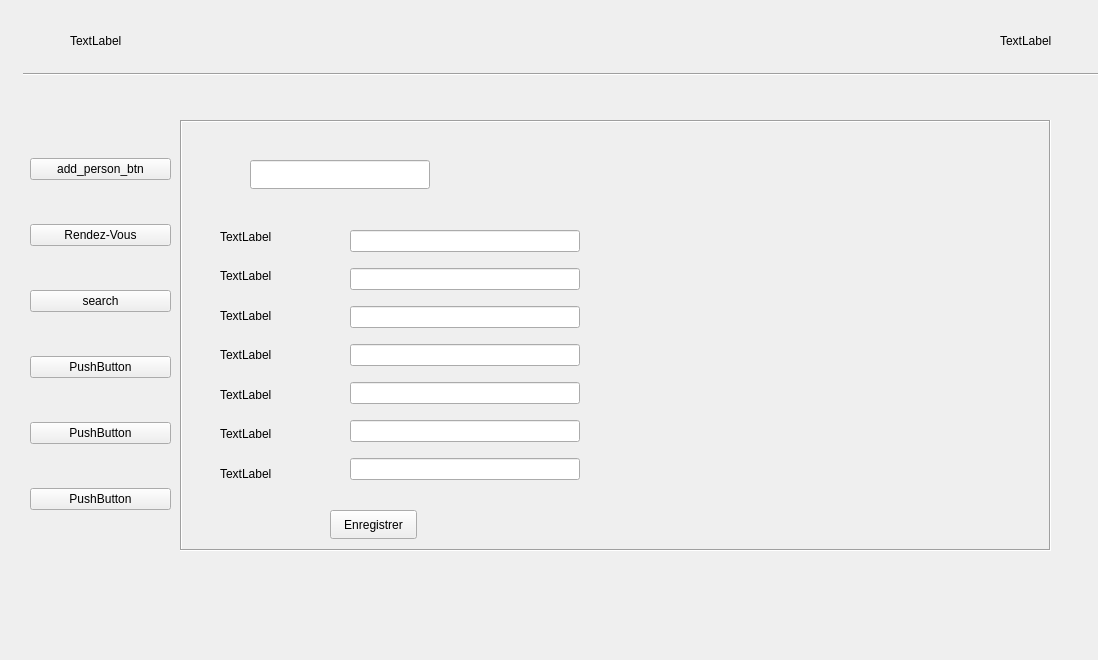
<?xml version="1.0" encoding="UTF-8"?>
<ui version="4.0">
 <class>Form</class>
 <widget class="QWidget" name="Form">
  <property name="geometry">
   <rect>
    <x>0</x>
    <y>0</y>
    <width>1098</width>
    <height>660</height>
   </rect>
  </property>
  <property name="windowTitle">
   <string>Form</string>
  </property>
  <widget class="Line" name="line">
   <property name="geometry">
    <rect>
     <x>23</x>
     <y>66</y>
     <width>1091</width>
     <height>16</height>
    </rect>
   </property>
   <property name="orientation">
    <enum>Qt::Horizontal</enum>
   </property>
  </widget>
  <widget class="QWidget" name="verticalLayoutWidget">
   <property name="geometry">
    <rect>
     <x>30</x>
     <y>120</y>
     <width>141</width>
     <height>431</height>
    </rect>
   </property>
   <layout class="QVBoxLayout" name="verticalLayout">
    <item>
     <widget class="QPushButton" name="add_person_btn">
      <property name="maximumSize">
       <size>
        <width>16777215</width>
        <height>16777215</height>
       </size>
      </property>
      <property name="text">
       <string>add_person_btn</string>
      </property>
     </widget>
    </item>
    <item>
     <widget class="QPushButton" name="RDV_btn">
      <property name="text">
       <string>Rendez-Vous</string>
      </property>
     </widget>
    </item>
    <item>
     <widget class="QPushButton" name="search_btn">
      <property name="text">
       <string>search</string>
      </property>
     </widget>
    </item>
    <item>
     <widget class="QPushButton" name="pushButton_4">
      <property name="text">
       <string>PushButton</string>
      </property>
     </widget>
    </item>
    <item>
     <widget class="QPushButton" name="pushButton_3">
      <property name="text">
       <string>PushButton</string>
      </property>
     </widget>
    </item>
    <item>
     <widget class="QPushButton" name="pushButton">
      <property name="text">
       <string>PushButton</string>
      </property>
     </widget>
    </item>
   </layout>
  </widget>
  <widget class="QLabel" name="home_icon">
   <property name="geometry">
    <rect>
     <x>70</x>
     <y>20</y>
     <width>54</width>
     <height>41</height>
    </rect>
   </property>
   <property name="text">
    <string>TextLabel</string>
   </property>
  </widget>
  <widget class="QLabel" name="label_2">
   <property name="geometry">
    <rect>
     <x>1000</x>
     <y>20</y>
     <width>54</width>
     <height>41</height>
    </rect>
   </property>
   <property name="text">
    <string>TextLabel</string>
   </property>
  </widget>
  <widget class="QFrame" name="home_frame">
   <property name="geometry">
    <rect>
     <x>180</x>
     <y>120</y>
     <width>1</width>
     <height>1</height>
    </rect>
   </property>
   <property name="frameShape">
    <enum>QFrame::StyledPanel</enum>
   </property>
   <property name="frameShadow">
    <enum>QFrame::Raised</enum>
   </property>
   <widget class="QPushButton" name="pushButton_7">
    <property name="geometry">
     <rect>
      <x>220</x>
      <y>150</y>
      <width>87</width>
      <height>29</height>
     </rect>
    </property>
    <property name="text">
     <string>PushButton</string>
    </property>
   </widget>
   <widget class="QPushButton" name="pushButton_8">
    <property name="geometry">
     <rect>
      <x>400</x>
      <y>150</y>
      <width>87</width>
      <height>29</height>
     </rect>
    </property>
    <property name="text">
     <string>PushButton</string>
    </property>
   </widget>
  </widget>
  <widget class="QFrame" name="add_person_frame">
   <property name="geometry">
    <rect>
     <x>180</x>
     <y>120</y>
     <width>1</width>
     <height>1</height>
    </rect>
   </property>
   <property name="styleSheet">
    <string notr="true"/>
   </property>
   <property name="frameShape">
    <enum>QFrame::Box</enum>
   </property>
   <property name="frameShadow">
    <enum>QFrame::Sunken</enum>
   </property>
   <widget class="QLabel" name="label">
    <property name="geometry">
     <rect>
      <x>50</x>
      <y>73</y>
      <width>54</width>
      <height>17</height>
     </rect>
    </property>
    <property name="text">
     <string>Nom</string>
    </property>
    <property name="alignment">
     <set>Qt::AlignCenter</set>
    </property>
   </widget>
   <widget class="QLineEdit" name="F_name">
    <property name="geometry">
     <rect>
      <x>140</x>
      <y>65</y>
      <width>220</width>
      <height>33</height>
     </rect>
    </property>
   </widget>
   <widget class="QLabel" name="label_3">
    <property name="geometry">
     <rect>
      <x>50</x>
      <y>120</y>
      <width>54</width>
      <height>17</height>
     </rect>
    </property>
    <property name="text">
     <string>Prenom</string>
    </property>
    <property name="alignment">
     <set>Qt::AlignCenter</set>
    </property>
   </widget>
   <widget class="QLineEdit" name="L_name">
    <property name="geometry">
     <rect>
      <x>140</x>
      <y>112</y>
      <width>220</width>
      <height>33</height>
     </rect>
    </property>
   </widget>
   <widget class="QLineEdit" name="cne">
    <property name="geometry">
     <rect>
      <x>141</x>
      <y>160</y>
      <width>220</width>
      <height>33</height>
     </rect>
    </property>
   </widget>
   <widget class="QLabel" name="label_4">
    <property name="geometry">
     <rect>
      <x>50</x>
      <y>168</y>
      <width>54</width>
      <height>17</height>
     </rect>
    </property>
    <property name="text">
     <string>C.I.N</string>
    </property>
    <property name="alignment">
     <set>Qt::AlignCenter</set>
    </property>
   </widget>
   <widget class="QLabel" name="label_5">
    <property name="geometry">
     <rect>
      <x>50</x>
      <y>210</y>
      <width>54</width>
      <height>17</height>
     </rect>
    </property>
    <property name="text">
     <string>Sexe</string>
    </property>
    <property name="alignment">
     <set>Qt::AlignCenter</set>
    </property>
   </widget>
   <widget class="QRadioButton" name="femme">
    <property name="geometry">
     <rect>
      <x>154</x>
      <y>210</y>
      <width>100</width>
      <height>22</height>
     </rect>
    </property>
    <property name="text">
     <string>Femme</string>
    </property>
   </widget>
   <widget class="QRadioButton" name="homme">
    <property name="geometry">
     <rect>
      <x>274</x>
      <y>210</y>
      <width>100</width>
      <height>22</height>
     </rect>
    </property>
    <property name="text">
     <string>Homme</string>
    </property>
   </widget>
   <widget class="QLabel" name="label_6">
    <property name="geometry">
     <rect>
      <x>40</x>
      <y>250</y>
      <width>70</width>
      <height>17</height>
     </rect>
    </property>
    <property name="text">
     <string>Naissance</string>
    </property>
    <property name="alignment">
     <set>Qt::AlignCenter</set>
    </property>
   </widget>
   <widget class="QDateEdit" name="birth_date">
    <property name="geometry">
     <rect>
      <x>145</x>
      <y>240</y>
      <width>170</width>
      <height>27</height>
     </rect>
    </property>
    <property name="wrapping">
     <bool>true</bool>
    </property>
    <property name="buttonSymbols">
     <enum>QAbstractSpinBox::UpDownArrows</enum>
    </property>
    <property name="accelerated">
     <bool>false</bool>
    </property>
    <property name="displayFormat">
     <string>dd-MM-yyyy</string>
    </property>
    <property name="calendarPopup">
     <bool>true</bool>
    </property>
   </widget>
   <widget class="QLabel" name="age_counter">
    <property name="geometry">
     <rect>
      <x>325</x>
      <y>242</y>
      <width>31</width>
      <height>23</height>
     </rect>
    </property>
    <property name="text">
     <string>00</string>
    </property>
    <property name="alignment">
     <set>Qt::AlignCenter</set>
    </property>
   </widget>
   <widget class="QLabel" name="label_8">
    <property name="geometry">
     <rect>
      <x>10</x>
      <y>290</y>
      <width>110</width>
      <height>17</height>
     </rect>
    </property>
    <property name="text">
     <string>Situation Familial</string>
    </property>
    <property name="alignment">
     <set>Qt::AlignCenter</set>
    </property>
   </widget>
   <widget class="QComboBox" name="familly_state">
    <property name="geometry">
     <rect>
      <x>142</x>
      <y>285</y>
      <width>220</width>
      <height>25</height>
     </rect>
    </property>
    <item>
     <property name="text">
      <string>Celibataire</string>
     </property>
    </item>
    <item>
     <property name="text">
      <string>Marie</string>
     </property>
    </item>
    <item>
     <property name="text">
      <string>Divorce</string>
     </property>
    </item>
    <item>
     <property name="text">
      <string>Separe</string>
     </property>
    </item>
    <item>
     <property name="text">
      <string>veuf</string>
     </property>
    </item>
   </widget>
   <widget class="QLabel" name="label_9">
    <property name="geometry">
     <rect>
      <x>16</x>
      <y>341</y>
      <width>110</width>
      <height>17</height>
     </rect>
    </property>
    <property name="text">
     <string>Nomber d'enfant</string>
    </property>
    <property name="alignment">
     <set>Qt::AlignCenter</set>
    </property>
   </widget>
   <widget class="QLineEdit" name="children_num">
    <property name="geometry">
     <rect>
      <x>146</x>
      <y>330</y>
      <width>210</width>
      <height>33</height>
     </rect>
    </property>
   </widget>
   <widget class="QLabel" name="label_10">
    <property name="geometry">
     <rect>
      <x>480</x>
      <y>70</y>
      <width>110</width>
      <height>17</height>
     </rect>
    </property>
    <property name="text">
     <string>Adresse</string>
    </property>
    <property name="alignment">
     <set>Qt::AlignCenter</set>
    </property>
   </widget>
   <widget class="QLineEdit" name="address">
    <property name="geometry">
     <rect>
      <x>611</x>
      <y>56</y>
      <width>210</width>
      <height>33</height>
     </rect>
    </property>
   </widget>
   <widget class="QLabel" name="label_11">
    <property name="geometry">
     <rect>
      <x>480</x>
      <y>110</y>
      <width>110</width>
      <height>17</height>
     </rect>
    </property>
    <property name="text">
     <string>TEL</string>
    </property>
    <property name="alignment">
     <set>Qt::AlignCenter</set>
    </property>
   </widget>
   <widget class="QLineEdit" name="tel">
    <property name="geometry">
     <rect>
      <x>610</x>
      <y>101</y>
      <width>210</width>
      <height>33</height>
     </rect>
    </property>
   </widget>
   <widget class="QLabel" name="label_12">
    <property name="geometry">
     <rect>
      <x>470</x>
      <y>150</y>
      <width>120</width>
      <height>17</height>
     </rect>
    </property>
    <property name="text">
     <string>Type d'assurance</string>
    </property>
    <property name="alignment">
     <set>Qt::AlignCenter</set>
    </property>
   </widget>
   <widget class="QComboBox" name="assurance_type">
    <property name="geometry">
     <rect>
      <x>610</x>
      <y>150</y>
      <width>213</width>
      <height>27</height>
     </rect>
    </property>
    <item>
     <property name="text">
      <string>Rien</string>
     </property>
    </item>
   </widget>
   <widget class="QTextEdit" name="note">
    <property name="geometry">
     <rect>
      <x>600</x>
      <y>210</y>
      <width>240</width>
      <height>111</height>
     </rect>
    </property>
   </widget>
   <widget class="QLabel" name="label_13">
    <property name="geometry">
     <rect>
      <x>460</x>
      <y>250</y>
      <width>120</width>
      <height>17</height>
     </rect>
    </property>
    <property name="text">
     <string>Remarque</string>
    </property>
    <property name="alignment">
     <set>Qt::AlignCenter</set>
    </property>
   </widget>
   <widget class="QPushButton" name="add_person_save_btn">
    <property name="geometry">
     <rect>
      <x>630</x>
      <y>370</y>
      <width>87</width>
      <height>29</height>
     </rect>
    </property>
    <property name="text">
     <string>Enregistrer</string>
    </property>
   </widget>
   <widget class="QPushButton" name="pushButton_9">
    <property name="geometry">
     <rect>
      <x>740</x>
      <y>370</y>
      <width>87</width>
      <height>29</height>
     </rect>
    </property>
    <property name="text">
     <string>annuler</string>
    </property>
   </widget>
  </widget>
  <widget class="QFrame" name="RDV_frame">
   <property name="geometry">
    <rect>
     <x>180</x>
     <y>120</y>
     <width>1</width>
     <height>1</height>
    </rect>
   </property>
   <property name="styleSheet">
    <string notr="true"/>
   </property>
   <property name="frameShape">
    <enum>QFrame::Box</enum>
   </property>
   <property name="frameShadow">
    <enum>QFrame::Sunken</enum>
   </property>
   <widget class="QWidget" name="horizontalLayoutWidget">
    <property name="geometry">
     <rect>
      <x>50</x>
      <y>3</y>
      <width>771</width>
      <height>71</height>
     </rect>
    </property>
    <layout class="QHBoxLayout" name="horizontalLayout">
     <item>
      <widget class="QPushButton" name="today_RDV_btn">
       <property name="text">
        <string>Aujourd'hui</string>
       </property>
      </widget>
     </item>
     <item>
      <widget class="QPushButton" name="time_out_RDV_btn">
       <property name="text">
        <string>Il est tard</string>
       </property>
      </widget>
     </item>
     <item>
      <widget class="QPushButton" name="new_RDV_btn">
       <property name="text">
        <string>ajouter RDV</string>
       </property>
      </widget>
     </item>
    </layout>
   </widget>
   <widget class="QFrame" name="today_RDV_frame">
    <property name="geometry">
     <rect>
      <x>30</x>
      <y>110</y>
      <width>821</width>
      <height>311</height>
     </rect>
    </property>
    <property name="frameShape">
     <enum>QFrame::StyledPanel</enum>
    </property>
    <property name="frameShadow">
     <enum>QFrame::Raised</enum>
    </property>
    <layout class="QHBoxLayout" name="horizontalLayout_2">
     <item>
      <widget class="QTableWidget" name="tableWidget">
       <column>
        <property name="text">
         <string>Nom</string>
        </property>
       </column>
       <column>
        <property name="text">
         <string>Prenom</string>
        </property>
       </column>
       <column>
        <property name="text">
         <string>C.N.I</string>
        </property>
       </column>
       <column>
        <property name="text">
         <string>Dernière visite</string>
        </property>
       </column>
       <column>
        <property name="text">
         <string>Note</string>
        </property>
       </column>
      </widget>
     </item>
     <item>
      <layout class="QVBoxLayout" name="verticalLayout_2"/>
     </item>
    </layout>
   </widget>
   <widget class="QLabel" name="today_RDV_counter">
    <property name="geometry">
     <rect>
      <x>150</x>
      <y>70</y>
      <width>54</width>
      <height>17</height>
     </rect>
    </property>
    <property name="text">
     <string>TextLabel</string>
    </property>
   </widget>
   <widget class="QLabel" name="time_out_counter">
    <property name="geometry">
     <rect>
      <x>400</x>
      <y>68</y>
      <width>54</width>
      <height>17</height>
     </rect>
    </property>
    <property name="text">
     <string>TextLabel</string>
    </property>
   </widget>
   <widget class="QLabel" name="total_RDV_counter">
    <property name="geometry">
     <rect>
      <x>670</x>
      <y>69</y>
      <width>54</width>
      <height>17</height>
     </rect>
    </property>
    <property name="text">
     <string>TextLabel</string>
    </property>
   </widget>
   <widget class="QFrame" name="time_out_RDV_frame">
    <property name="geometry">
     <rect>
      <x>30</x>
      <y>110</y>
      <width>1</width>
      <height>1</height>
     </rect>
    </property>
    <property name="frameShape">
     <enum>QFrame::StyledPanel</enum>
    </property>
    <property name="frameShadow">
     <enum>QFrame::Raised</enum>
    </property>
    <layout class="QHBoxLayout" name="horizontalLayout_4">
     <item>
      <widget class="QTableWidget" name="tableWidget_3">
       <column>
        <property name="text">
         <string>Nom</string>
        </property>
       </column>
       <column>
        <property name="text">
         <string>Prenom</string>
        </property>
       </column>
       <column>
        <property name="text">
         <string>C.N.I</string>
        </property>
       </column>
       <column>
        <property name="text">
         <string>Dernière visite</string>
        </property>
       </column>
       <column>
        <property name="text">
         <string>Date de RDV</string>
        </property>
       </column>
       <column>
        <property name="text">
         <string>Note</string>
        </property>
       </column>
      </widget>
     </item>
     <item>
      <layout class="QVBoxLayout" name="verticalLayout_4"/>
     </item>
    </layout>
   </widget>
   <widget class="QFrame" name="new_RDV_frame">
    <property name="geometry">
     <rect>
      <x>30</x>
      <y>110</y>
      <width>1</width>
      <height>1</height>
     </rect>
    </property>
    <property name="frameShape">
     <enum>QFrame::StyledPanel</enum>
    </property>
    <property name="frameShadow">
     <enum>QFrame::Raised</enum>
    </property>
    <widget class="QLineEdit" name="lineEdit">
     <property name="geometry">
      <rect>
       <x>30</x>
       <y>20</y>
       <width>280</width>
       <height>29</height>
      </rect>
     </property>
    </widget>
    <widget class="QWidget" name="verticalLayoutWidget_3">
     <property name="geometry">
      <rect>
       <x>33</x>
       <y>64</y>
       <width>107</width>
       <height>211</height>
      </rect>
     </property>
     <layout class="QVBoxLayout" name="verticalLayout_5">
      <item>
       <widget class="QLabel" name="label_21">
        <property name="text">
         <string>Nom :</string>
        </property>
       </widget>
      </item>
      <item>
       <widget class="QLabel" name="label_23">
        <property name="text">
         <string>Prenom :</string>
        </property>
       </widget>
      </item>
      <item>
       <widget class="QLabel" name="label_22">
        <property name="text">
         <string>TEL</string>
        </property>
       </widget>
      </item>
      <item>
       <widget class="QLabel" name="label_20">
        <property name="text">
         <string>Adresse :</string>
        </property>
       </widget>
      </item>
      <item>
       <widget class="QLabel" name="label_24">
        <property name="text">
         <string>Type D'assurance :</string>
        </property>
       </widget>
      </item>
      <item>
       <widget class="QLabel" name="label_19">
        <property name="text">
         <string>La Derniere visite :</string>
        </property>
       </widget>
      </item>
     </layout>
    </widget>
    <widget class="QWidget" name="verticalLayoutWidget_4">
     <property name="geometry">
      <rect>
       <x>150</x>
       <y>65</y>
       <width>280</width>
       <height>213</height>
      </rect>
     </property>
     <layout class="QVBoxLayout" name="verticalLayout_6">
      <item>
       <widget class="QLineEdit" name="lineEdit_4">
        <property name="echoMode">
         <enum>QLineEdit::Normal</enum>
        </property>
        <property name="dragEnabled">
         <bool>true</bool>
        </property>
        <property name="readOnly">
         <bool>true</bool>
        </property>
        <property name="clearButtonEnabled">
         <bool>false</bool>
        </property>
       </widget>
      </item>
      <item>
       <widget class="QLineEdit" name="lineEdit_7">
        <property name="echoMode">
         <enum>QLineEdit::Normal</enum>
        </property>
        <property name="dragEnabled">
         <bool>true</bool>
        </property>
        <property name="readOnly">
         <bool>true</bool>
        </property>
        <property name="clearButtonEnabled">
         <bool>false</bool>
        </property>
       </widget>
      </item>
      <item>
       <widget class="QLineEdit" name="lineEdit_6">
        <property name="echoMode">
         <enum>QLineEdit::Normal</enum>
        </property>
        <property name="dragEnabled">
         <bool>true</bool>
        </property>
        <property name="readOnly">
         <bool>true</bool>
        </property>
        <property name="clearButtonEnabled">
         <bool>false</bool>
        </property>
       </widget>
      </item>
      <item>
       <widget class="QLineEdit" name="lineEdit_2">
        <property name="echoMode">
         <enum>QLineEdit::Normal</enum>
        </property>
        <property name="dragEnabled">
         <bool>true</bool>
        </property>
        <property name="readOnly">
         <bool>true</bool>
        </property>
        <property name="clearButtonEnabled">
         <bool>false</bool>
        </property>
       </widget>
      </item>
      <item>
       <widget class="QLineEdit" name="lineEdit_5">
        <property name="echoMode">
         <enum>QLineEdit::Normal</enum>
        </property>
        <property name="dragEnabled">
         <bool>true</bool>
        </property>
        <property name="readOnly">
         <bool>true</bool>
        </property>
        <property name="clearButtonEnabled">
         <bool>false</bool>
        </property>
       </widget>
      </item>
      <item>
       <widget class="QLineEdit" name="lineEdit_3">
        <property name="echoMode">
         <enum>QLineEdit::Normal</enum>
        </property>
        <property name="dragEnabled">
         <bool>true</bool>
        </property>
        <property name="readOnly">
         <bool>true</bool>
        </property>
        <property name="clearButtonEnabled">
         <bool>false</bool>
        </property>
       </widget>
      </item>
     </layout>
    </widget>
    <widget class="QLabel" name="label_7">
     <property name="geometry">
      <rect>
       <x>480</x>
       <y>37</y>
       <width>171</width>
       <height>20</height>
      </rect>
     </property>
     <property name="text">
      <string>La Date De Rendez-vous</string>
     </property>
    </widget>
    <widget class="QLineEdit" name="lineEdit_8">
     <property name="geometry">
      <rect>
       <x>510</x>
       <y>100</y>
       <width>278</width>
       <height>29</height>
      </rect>
     </property>
    </widget>
    <widget class="QDateEdit" name="dateEdit">
     <property name="geometry">
      <rect>
       <x>510</x>
       <y>60</y>
       <width>278</width>
       <height>27</height>
      </rect>
     </property>
     <property name="alignment">
      <set>Qt::AlignCenter</set>
     </property>
     <property name="displayFormat">
      <string>dd-MM-yyyy</string>
     </property>
     <property name="calendarPopup">
      <bool>true</bool>
     </property>
    </widget>
    <widget class="QTextEdit" name="textEdit">
     <property name="geometry">
      <rect>
       <x>510</x>
       <y>140</y>
       <width>280</width>
       <height>75</height>
      </rect>
     </property>
    </widget>
    <widget class="QPushButton" name="pushButton_2">
     <property name="geometry">
      <rect>
       <x>700</x>
       <y>250</y>
       <width>87</width>
       <height>29</height>
      </rect>
     </property>
     <property name="text">
      <string>Annuler</string>
     </property>
    </widget>
    <widget class="QPushButton" name="pushButton_10">
     <property name="geometry">
      <rect>
       <x>590</x>
       <y>250</y>
       <width>87</width>
       <height>29</height>
      </rect>
     </property>
     <property name="text">
      <string>Enregistrer</string>
     </property>
    </widget>
   </widget>
  </widget>
  <widget class="QFrame" name="search_frame">
   <property name="geometry">
    <rect>
     <x>180</x>
     <y>120</y>
     <width>871</width>
     <height>431</height>
    </rect>
   </property>
   <property name="styleSheet">
    <string notr="true"/>
   </property>
   <property name="frameShape">
    <enum>QFrame::Box</enum>
   </property>
   <property name="frameShadow">
    <enum>QFrame::Sunken</enum>
   </property>
   <widget class="QPushButton" name="pushButton_5">
    <property name="geometry">
     <rect>
      <x>150</x>
      <y>390</y>
      <width>87</width>
      <height>29</height>
     </rect>
    </property>
    <property name="text">
     <string>Enregistrer</string>
    </property>
   </widget>
   <widget class="QLineEdit" name="lineEdit_9">
    <property name="geometry">
     <rect>
      <x>70</x>
      <y>40</y>
      <width>180</width>
      <height>29</height>
     </rect>
    </property>
   </widget>
   <widget class="QWidget" name="verticalLayoutWidget_5">
    <property name="geometry">
     <rect>
      <x>40</x>
      <y>100</y>
      <width>121</width>
      <height>270</height>
     </rect>
    </property>
    <layout class="QVBoxLayout" name="verticalLayout_7">
     <item>
      <widget class="QLabel" name="label_15">
       <property name="text">
        <string>TextLabel</string>
       </property>
      </widget>
     </item>
     <item>
      <widget class="QLabel" name="label_18">
       <property name="text">
        <string>TextLabel</string>
       </property>
      </widget>
     </item>
     <item>
      <widget class="QLabel" name="label_26">
       <property name="text">
        <string>TextLabel</string>
       </property>
      </widget>
     </item>
     <item>
      <widget class="QLabel" name="label_25">
       <property name="text">
        <string>TextLabel</string>
       </property>
      </widget>
     </item>
     <item>
      <widget class="QLabel" name="label_17">
       <property name="text">
        <string>TextLabel</string>
       </property>
      </widget>
     </item>
     <item>
      <widget class="QLabel" name="label_16">
       <property name="text">
        <string>TextLabel</string>
       </property>
      </widget>
     </item>
     <item>
      <widget class="QLabel" name="label_14">
       <property name="text">
        <string>TextLabel</string>
       </property>
      </widget>
     </item>
    </layout>
   </widget>
   <widget class="QWidget" name="verticalLayoutWidget_6">
    <property name="geometry">
     <rect>
      <x>170</x>
      <y>100</y>
      <width>230</width>
      <height>270</height>
     </rect>
    </property>
    <layout class="QVBoxLayout" name="verticalLayout_8">
     <item>
      <widget class="QLineEdit" name="lineEdit_11"/>
     </item>
     <item>
      <widget class="QLineEdit" name="lineEdit_14"/>
     </item>
     <item>
      <widget class="QLineEdit" name="lineEdit_15"/>
     </item>
     <item>
      <widget class="QLineEdit" name="lineEdit_17"/>
     </item>
     <item>
      <widget class="QLineEdit" name="lineEdit_16"/>
     </item>
     <item>
      <widget class="QLineEdit" name="lineEdit_13"/>
     </item>
     <item>
      <widget class="QLineEdit" name="lineEdit_12"/>
     </item>
    </layout>
   </widget>
  </widget>
 </widget>
 <resources/>
 <connections>
  <connection>
   <sender>pushButton_9</sender>
   <signal>clicked()</signal>
   <receiver>F_name</receiver>
   <slot>clear()</slot>
   <hints>
    <hint type="sourcelabel">
     <x>955</x>
     <y>501</y>
    </hint>
    <hint type="destinationlabel">
     <x>429</x>
     <y>210</y>
    </hint>
   </hints>
  </connection>
  <connection>
   <sender>pushButton_9</sender>
   <signal>clicked()</signal>
   <receiver>L_name</receiver>
   <slot>clear()</slot>
   <hints>
    <hint type="sourcelabel">
     <x>971</x>
     <y>505</y>
    </hint>
    <hint type="destinationlabel">
     <x>516</x>
     <y>251</y>
    </hint>
   </hints>
  </connection>
  <connection>
   <sender>pushButton_9</sender>
   <signal>clicked()</signal>
   <receiver>cne</receiver>
   <slot>clear()</slot>
   <hints>
    <hint type="sourcelabel">
     <x>976</x>
     <y>495</y>
    </hint>
    <hint type="destinationlabel">
     <x>534</x>
     <y>305</y>
    </hint>
   </hints>
  </connection>
  <connection>
   <sender>pushButton_9</sender>
   <signal>clicked()</signal>
   <receiver>children_num</receiver>
   <slot>clear()</slot>
   <hints>
    <hint type="sourcelabel">
     <x>975</x>
     <y>508</y>
    </hint>
    <hint type="destinationlabel">
     <x>517</x>
     <y>472</y>
    </hint>
   </hints>
  </connection>
  <connection>
   <sender>pushButton_9</sender>
   <signal>clicked()</signal>
   <receiver>address</receiver>
   <slot>clear()</slot>
   <hints>
    <hint type="sourcelabel">
     <x>946</x>
     <y>495</y>
    </hint>
    <hint type="destinationlabel">
     <x>898</x>
     <y>206</y>
    </hint>
   </hints>
  </connection>
  <connection>
   <sender>pushButton_9</sender>
   <signal>clicked()</signal>
   <receiver>tel</receiver>
   <slot>clear()</slot>
   <hints>
    <hint type="sourcelabel">
     <x>996</x>
     <y>491</y>
    </hint>
    <hint type="destinationlabel">
     <x>964</x>
     <y>242</y>
    </hint>
   </hints>
  </connection>
  <connection>
   <sender>pushButton_9</sender>
   <signal>clicked()</signal>
   <receiver>note</receiver>
   <slot>clear()</slot>
   <hints>
    <hint type="sourcelabel">
     <x>999</x>
     <y>494</y>
    </hint>
    <hint type="destinationlabel">
     <x>958</x>
     <y>398</y>
    </hint>
   </hints>
  </connection>
  <connection>
   <sender>pushButton_2</sender>
   <signal>clicked()</signal>
   <receiver>lineEdit_4</receiver>
   <slot>clear()</slot>
   <hints>
    <hint type="sourcelabel">
     <x>916</x>
     <y>485</y>
    </hint>
    <hint type="destinationlabel">
     <x>577</x>
     <y>315</y>
    </hint>
   </hints>
  </connection>
  <connection>
   <sender>pushButton_2</sender>
   <signal>clicked()</signal>
   <receiver>lineEdit_7</receiver>
   <slot>clear()</slot>
   <hints>
    <hint type="sourcelabel">
     <x>927</x>
     <y>483</y>
    </hint>
    <hint type="destinationlabel">
     <x>540</x>
     <y>346</y>
    </hint>
   </hints>
  </connection>
  <connection>
   <sender>pushButton_2</sender>
   <signal>clicked()</signal>
   <receiver>lineEdit_6</receiver>
   <slot>clear()</slot>
   <hints>
    <hint type="sourcelabel">
     <x>941</x>
     <y>484</y>
    </hint>
    <hint type="destinationlabel">
     <x>499</x>
     <y>377</y>
    </hint>
   </hints>
  </connection>
  <connection>
   <sender>pushButton_2</sender>
   <signal>clicked()</signal>
   <receiver>lineEdit_2</receiver>
   <slot>clear()</slot>
   <hints>
    <hint type="sourcelabel">
     <x>981</x>
     <y>483</y>
    </hint>
    <hint type="destinationlabel">
     <x>607</x>
     <y>414</y>
    </hint>
   </hints>
  </connection>
  <connection>
   <sender>pushButton_2</sender>
   <signal>clicked()</signal>
   <receiver>lineEdit_5</receiver>
   <slot>clear()</slot>
   <hints>
    <hint type="sourcelabel">
     <x>993</x>
     <y>484</y>
    </hint>
    <hint type="destinationlabel">
     <x>557</x>
     <y>456</y>
    </hint>
   </hints>
  </connection>
  <connection>
   <sender>pushButton_2</sender>
   <signal>clicked()</signal>
   <receiver>lineEdit_3</receiver>
   <slot>clear()</slot>
   <hints>
    <hint type="sourcelabel">
     <x>957</x>
     <y>481</y>
    </hint>
    <hint type="destinationlabel">
     <x>523</x>
     <y>489</y>
    </hint>
   </hints>
  </connection>
  <connection>
   <sender>pushButton_2</sender>
   <signal>clicked()</signal>
   <receiver>lineEdit_8</receiver>
   <slot>clear()</slot>
   <hints>
    <hint type="sourcelabel">
     <x>965</x>
     <y>482</y>
    </hint>
    <hint type="destinationlabel">
     <x>934</x>
     <y>357</y>
    </hint>
   </hints>
  </connection>
  <connection>
   <sender>pushButton_2</sender>
   <signal>clicked()</signal>
   <receiver>textEdit</receiver>
   <slot>clear()</slot>
   <hints>
    <hint type="sourcelabel">
     <x>969</x>
     <y>484</y>
    </hint>
    <hint type="destinationlabel">
     <x>891</x>
     <y>428</y>
    </hint>
   </hints>
  </connection>
  <connection>
   <sender>pushButton_2</sender>
   <signal>clicked()</signal>
   <receiver>lineEdit</receiver>
   <slot>clear()</slot>
   <hints>
    <hint type="sourcelabel">
     <x>963</x>
     <y>482</y>
    </hint>
    <hint type="destinationlabel">
     <x>514</x>
     <y>273</y>
    </hint>
   </hints>
  </connection>
 </connections>
</ui>
